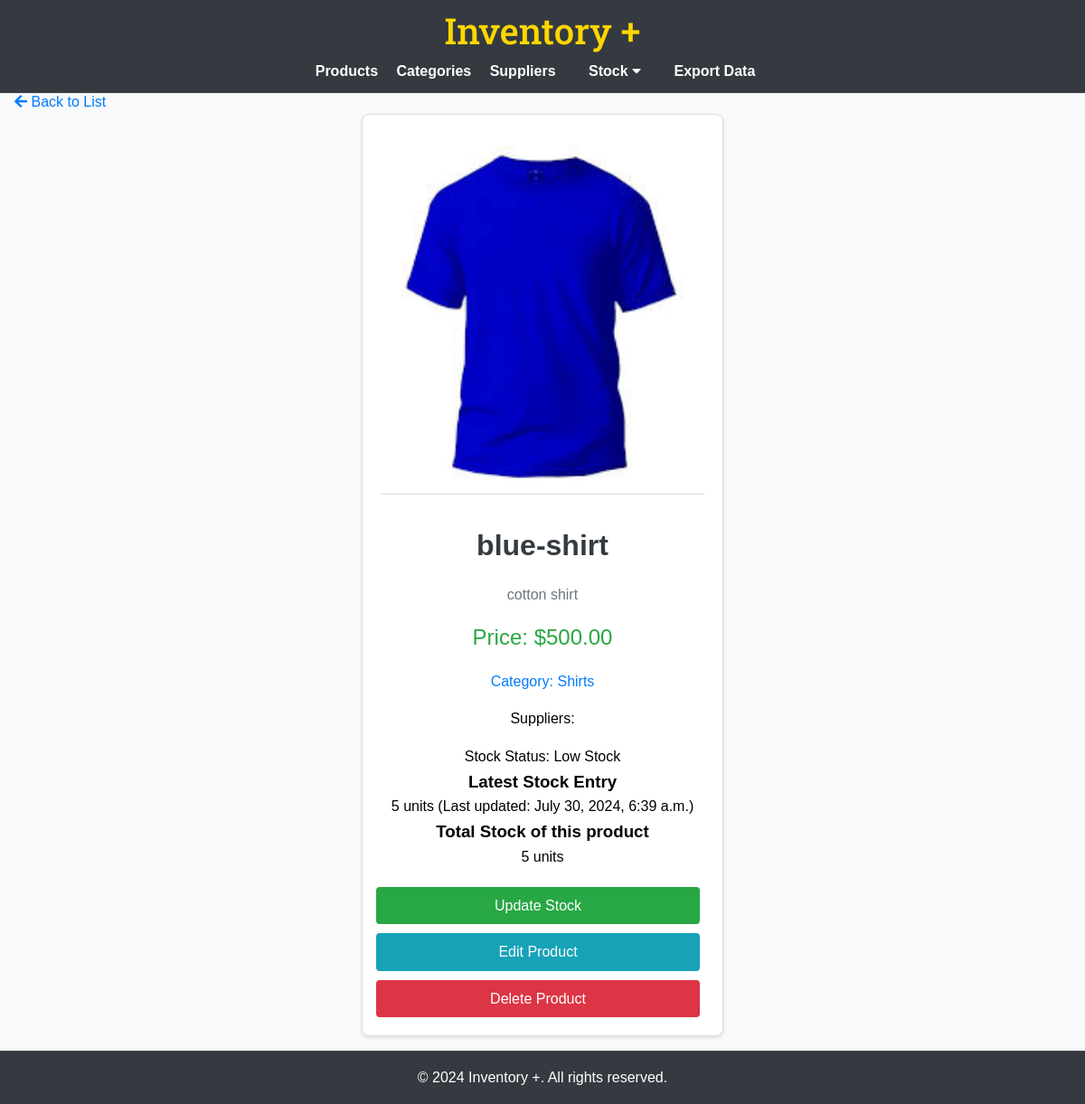
The page /products/3/ on the database as committed earlier.
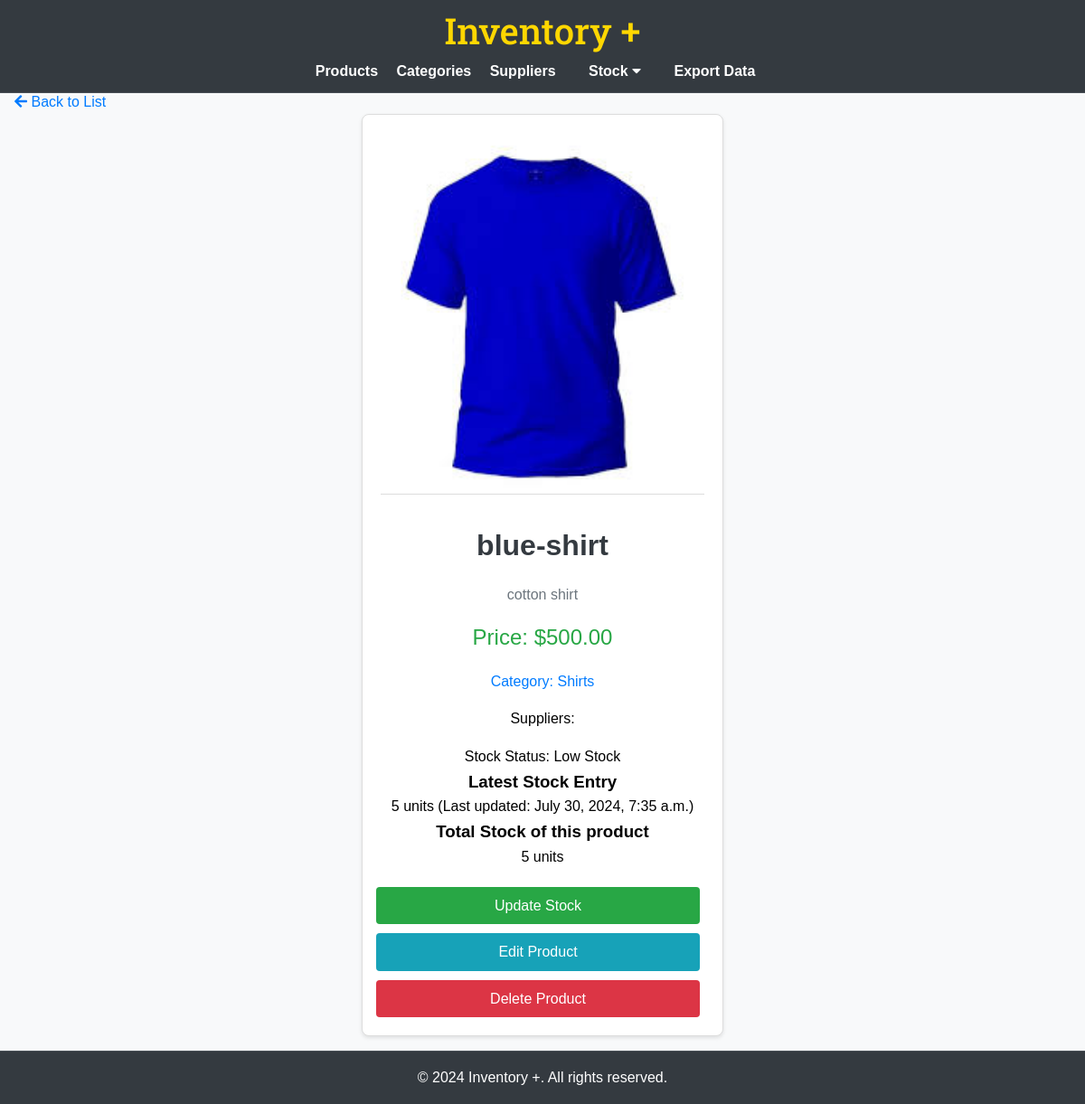
The same page on the database as committed later.
### inventory/models.py (models this page shows, shortened)
class Stock(models.Model):
    product = models.ForeignKey(Product, on_delete=models.CASCADE, related_name='stock_entries')
    quantity = models.PositiveIntegerField()
    date_updated = models.DateTimeField(auto_now=True)

### inventory/views.py (the view)
# urls.py: path('products/<int:pk>/', views.product_detail, name='product_detail'),
def product_detail(request, pk):
    product = get_object_or_404(Product, pk=pk)
    latest_stock_entry = product.stock_entries.order_by('-date_updated').first()
    return render(request, 'inventory/product_detail.html', {'product': product, 'latest_stock_entry': latest_stock_entry})

### inventory/models.py (called while the page is built)
    def get_stock_level(self):
        return self.stock_entries.aggregate(total_stock=models.Sum('quantity'))['total_stock'] or 0

    def stock_status(self):
        stock_level = self.get_stock_level()
        if stock_level > 10:
            return 'In Stock'
        elif 1 <= stock_level <= 10:
            return 'Low Stock'
        else:
            return 'Out of Stock'

### inventory/templates/inventory/product_detail.html (shortened to what this page needs)
{% extends "base.html" %}
{% block content %}
<div style="margin-top: 20px;">
    <a href="{% url 'product_list' %}" style="color: #007bff; text-decoration: none; font-size: 16px;"> <i class="fas fa-arrow-left"></i> Back to List</a>
</div>
<div class="product-detail-card small-card">
    <img src="{{ product.image.url }}" alt="{{ product.name }}" class="product-image">
    <h1>{{ product.name }}</h1>
    <p class="product-description">{{ product.description }}</p>
    <p class="product-price">Price: ${{ product.price }}</p>
    <p class="product-category">Category: {{ product.category.name }}</p>
    <p class="product-suppliers">Suppliers:
    </p>
    <p class="product-stock">Stock Status:
        {% if product.stock_status == 'In Stock' %}
        <span class="badge badge-success">{{ product.stock_status }}</span>
        {% elif product.stock_status == 'Low Stock' %}
        <span class="badge badge-warning">{{ product.stock_status }}</span>
        {% else %}
        <span class="badge badge-danger">{{ product.stock_status }}</span>
        {% endif %}
    </p>
    <h3>Latest Stock Entry</h3>
    {% if latest_stock_entry %}
    <p>{{ latest_stock_entry.quantity }} units (Last updated: {{ latest_stock_entry.date_updated }})</p>
    <h3>Total Stock of this product</h3>
    <p>{{ product.get_stock_level }} units</p>
    {% else %}
    <p>No stock entries available.</p>
    {% endif %}
    <div class="product-actions">
        <a class="btn btn-success" style="margin-right: 10px;" href="{% url 'stock_update' pk=product.pk %}">Update Stock</a>
        <a class="btn btn-info" style="margin-right: 10px;" href="{% url 'product_edit' pk=product.pk %}">Edit Product</a>
        <a class="btn btn-danger" style="margin-right: 10px;" href="{% url 'product_delete' pk=product.pk %}">Delete Product</a>
    </div>
</div>
{% endblock %}

Rows that differ between the two databases and show on the page:
changed Stock: date_updated "July 30, 2024, 6:39 a.m." → "July 30, 2024, 7:35 a.m."
